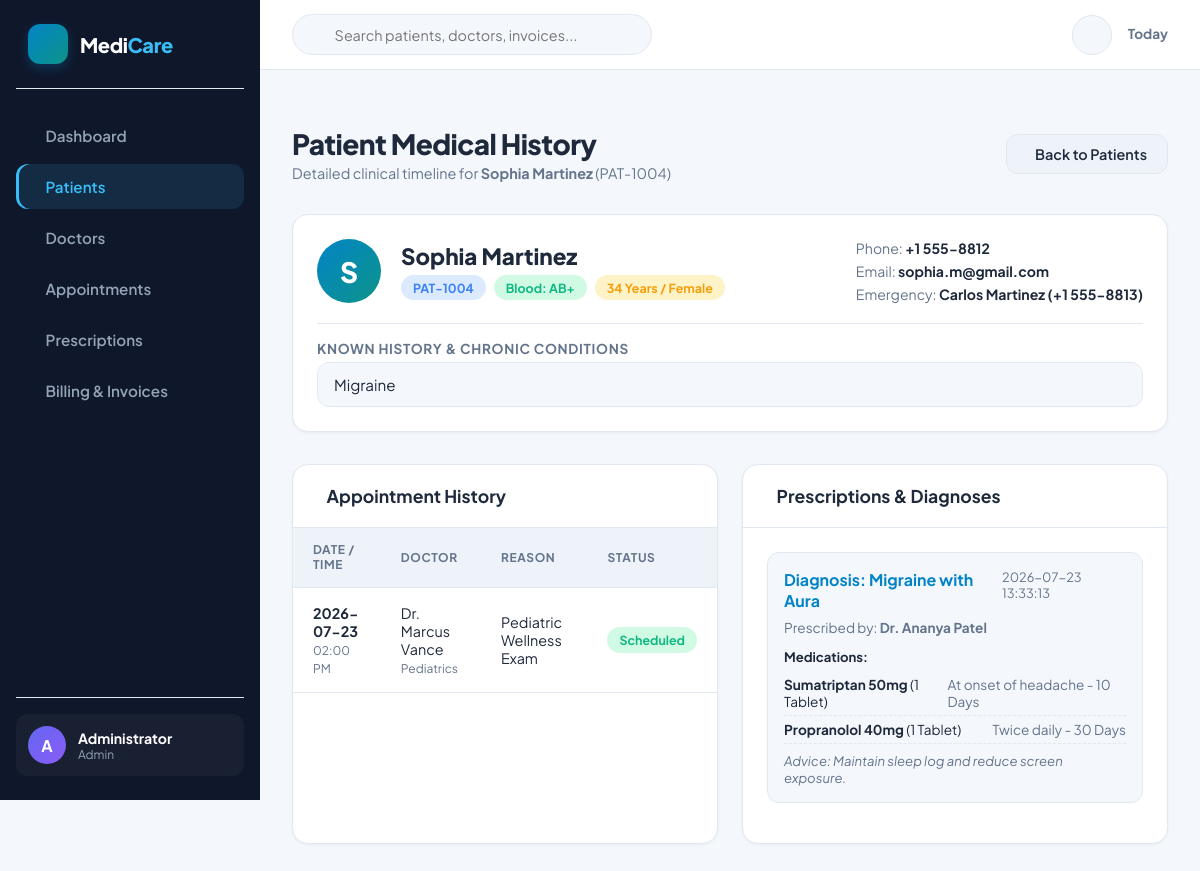
/patients/history/4 (signed in), run on the app's committed database.
### tables this page shows
CREATE TABLE patients (
            id INTEGER PRIMARY KEY AUTOINCREMENT,
            patient_code TEXT UNIQUE NOT NULL,
            name TEXT NOT NULL,
            age INTEGER NOT NULL,
            gender TEXT NOT NULL,
            blood_group TEXT,
            phone TEXT NOT NULL,
            email TEXT,
            address TEXT,
            emergency_contact TEXT,
            medical_history TEXT,
            created_at TIMESTAMP DEFAULT CURRENT_TIMESTAMP
        );

CREATE TABLE appointments (
            id INTEGER PRIMARY KEY AUTOINCREMENT,
            appointment_code TEXT UNIQUE NOT NULL,
            patient_id INTEGER NOT NULL,
            doctor_id INTEGER NOT NULL,
            appointment_date TEXT NOT NULL,
            appointment_time TEXT NOT NULL,
            reason TEXT,
            status TEXT DEFAULT 'Scheduled', -- Scheduled, In Progress, Completed, Cancelled
            notes TEXT,
            created_at TIMESTAMP DEFAULT CURRENT_TIMESTAMP,
            FOREIGN KEY (patient_id) REFERENCES patients (id),
            FOREIGN KEY (doctor_id) REFERENCES doctors (id)
        );

CREATE TABLE doctors (
            id INTEGER PRIMARY KEY AUTOINCREMENT,
            doctor_code TEXT UNIQUE NOT NULL,
            name TEXT NOT NULL,
            specialization TEXT NOT NULL,
            qualification TEXT NOT NULL,
            phone TEXT NOT NULL,
            email TEXT,
            experience_years INTEGER NOT NULL,
            consultation_fee REAL NOT NULL,
            availability TEXT NOT NULL,
            status TEXT DEFAULT 'Active' -- Active, On Leave
        );

CREATE TABLE prescriptions (
            id INTEGER PRIMARY KEY AUTOINCREMENT,
            appointment_id INTEGER,
            patient_id INTEGER NOT NULL,
            doctor_id INTEGER NOT NULL,
            diagnosis TEXT NOT NULL,
            medicines_json TEXT NOT NULL, -- JSON string of [{name, dosage, frequency, duration}]
            advice TEXT,
            created_at TIMESTAMP DEFAULT CURRENT_TIMESTAMP,
            FOREIGN KEY (patient_id) REFERENCES patients (id),
            FOREIGN KEY (doctor_id) REFERENCES doctors (id)
        );

### app.py (the view)
@app.route('/patients/history/<int:patient_id>')
@login_required
def patient_history(patient_id):
    conn = get_db()
    cursor = conn.cursor()
    cursor.execute('SELECT * FROM patients WHERE id = ?', (patient_id,))
    patient = cursor.fetchone()
    if not patient:
        flash('Patient not found.', 'danger')
        return redirect(url_for('patients'))
    cursor.execute('''
        SELECT a.*, d.name as doctor_name, d.specialization
        FROM appointments a
        JOIN doctors d ON a.doctor_id = d.id
        WHERE a.patient_id = ?
        ORDER BY a.appointment_date DESC
    ''', (patient_id,))
    appointments = cursor.fetchall()
    cursor.execute('''
        SELECT pr.*, d.name as doctor_name
        FROM prescriptions pr
        JOIN doctors d ON pr.doctor_id = d.id
        WHERE pr.patient_id = ?
        ORDER BY pr.id DESC
    ''', (patient_id,))
    prescriptions_raw = cursor.fetchall()
    prescriptions = []
    for pr in prescriptions_raw:
        pr_dict = dict(pr)
        try:
            pr_dict['medicines'] = json.loads(pr_dict['medicines_json'])
        except Exception:
            pr_dict['medicines'] = []
        prescriptions.append(pr_dict)
    cursor.execute('SELECT * FROM bills WHERE patient_id = ? ORDER BY id DESC', (patient_id,))
    bills = cursor.fetchall()
    conn.close()
    return render_template('patient_history.html', patient=patient, appointments=appointments, prescriptions=prescriptions, bills=bills)

### app.py (called while the page is built)
def login_required(f):
    @wraps(f)
    def decorated_function(*args, **kwargs):
        if 'user_id' not in session:
            flash('Please log in to access this page.', 'warning')
            return redirect(url_for('login'))
        return f(*args, **kwargs)
    return decorated_function

@app.context_processor
def inject_user():
    return {
        'current_user': {
            'name': session.get('user_name', 'Guest'),
            'username': session.get('username', ''),
            'role': session.get('user_role', 'guest')
        }
    }

### database.py (called while the page is built)
def get_db():
    conn = sqlite3.connect(DB_PATH)
    conn.row_factory = sqlite3.Row
    return conn

### templates/patient_history.html (shortened to what this page needs)
{% extends "base.html" %}
{% block content %}
<div class="page-header">
    <div>
        <h1 class="page-title">Patient Medical History</h1>
        <p class="page-subtitle">Detailed clinical timeline for <strong>{{ patient.name }}</strong> ({{ patient.patient_code }})</p>
    </div>
    <a href="{{ url_for('patients') }}" class="btn btn-secondary"> Back to Patients</a>
</div>
<div class="card" style="margin-bottom: 2rem;">
    <div class="card-body">
        <div style="display: flex; flex-wrap: wrap; align-items: center; justify-content: space-between; gap: 1.5rem;">
            <div style="display: flex; align-items: center; gap: 1.25rem;">
                <div style="width: 64px; height: 64px; background: linear-gradient(135deg, #0284c7, #0d9488); border-radius: var(--radius-full); display: flex; align-items: center; justify-content: center; color: #fff; font-size: 1.75rem; font-weight: 800;">
                    {{ patient.name[0] }}
                </div>
                <div>
                    <h2 style="font-size: 1.4rem; font-weight: 800; color: var(--text-main);">{{ patient.name }}</h2>
                    <div style="display: flex; gap: 0.5rem; margin-top: 0.3rem;">
                        <span class="badge badge-info">{{ patient.patient_code }}</span>
                        <span class="badge badge-success">Blood: {{ patient.blood_group }}</span>
                        <span class="badge badge-warning">{{ patient.age }} Years / {{ patient.gender }}</span>
                    </div>
                </div>
            </div>
            <div style="display: flex; flex-direction: column; gap: 0.3rem; font-size: 0.88rem; color: var(--text-muted);">
                <div> Phone: <strong style="color: var(--text-main);">{{ patient.phone }}</strong></div>
                <div> Email: <strong style="color: var(--text-main);">{{ patient.email or 'N/A' }}</strong></div>
                <div> Emergency: <strong style="color: var(--text-main);">{{ patient.emergency_contact }}</strong></div>
            </div>
        </div>
        {% if patient.medical_history %}
        <div style="margin-top: 1.25rem; padding-top: 1rem; border-top: 1px solid var(--border-color);">
            <div style="font-size: 0.85rem; font-weight: 700; color: var(--text-muted); text-transform: uppercase; letter-spacing: 0.05em; margin-bottom: 0.3rem;">Known History & Chronic Conditions</div>
            <div style="font-size: 0.95rem; color: var(--text-main); background: var(--bg-primary); padding: 0.75rem 1rem; border-radius: var(--radius-md); border: 1px solid var(--border-color);">
                {{ patient.medical_history }}
            </div>
        </div>
        {% endif %}
    </div>
</div>
<div style="display: grid; grid-template-columns: repeat(auto-fit, minmax(300px, 1fr)); gap: 1.5rem;">
    <div class="card">
        <div class="card-header">
            <h3 class="card-title"> Appointment History</h3>
        </div>
        <div class="card-body" style="padding: 0;">
            <div class="table-responsive">
                <table class="custom-table">
                    <thead>
                        <tr>
                            <th>Date / Time</th>
                            <th>Doctor</th>
                            <th>Reason</th>
                            <th>Status</th>
                        </tr>
                    </thead>
                    <tbody>
                        {% for appt in appointments %}
                        <tr>
                            <td><strong>{{ appt.appointment_date }}</strong><br><small style="color: var(--text-muted);">{{ appt.appointment_time }}</small></td>
                            <td>{{ appt.doctor_name }}<br><small style="color: var(--text-muted);">{{ appt.specialization }}</small></td>
                            <td>{{ appt.reason }}</td>
                            <td><span class="badge badge-success">{{ appt.status }}</span></td>
                        </tr>
                        {% else %}
                        <tr><td colspan="4" style="text-align: center; color: var(--text-muted); padding: 1.5rem;">No appointments recorded.</td></tr>
                        {% endfor %}
                    </tbody>
                </table>
            </div>
        </div>
    </div>
    <div class="card">
        <div class="card-header">
            <h3 class="card-title"> Prescriptions & Diagnoses</h3>
        </div>
        <div class="card-body">
            {% for pr in prescriptions %}
            <div style="background: var(--bg-primary); border: 1px solid var(--border-color); border-radius: var(--radius-md); padding: 1rem; margin-bottom: 1rem;">
                <div style="display: flex; justify-content: space-between; margin-bottom: 0.5rem;">
                    <div style="font-weight: 700; color: var(--brand-primary);">Diagnosis: {{ pr.diagnosis }}</div>
                    <div style="font-size: 0.8rem; color: var(--text-muted);">{{ pr.created_at }}</div>
                </div>
                <div style="font-size: 0.85rem; color: var(--text-muted); margin-bottom: 0.75rem;">Prescribed by: <strong>{{ pr.doctor_name }}</strong></div>
                <div style="font-size: 0.82rem; font-weight: 700; margin-bottom: 0.4rem; color: var(--text-main);">Medications:</div>
                <ul style="list-style: none; padding-left: 0; font-size: 0.85rem;">
                    {% for med in pr.medicines %}
                    <li style="padding: 0.3rem 0; border-bottom: 1px dashed var(--border-color); display: flex; justify-content: space-between;">
                        <span><strong>{{ med.name }}</strong> ({{ med.dosage }})</span>
                        <span style="color: var(--text-muted);">{{ med.frequency }} - {{ med.duration }}</span>
                    </li>
                    {% endfor %}
                </ul>
                {% if pr.advice %}
                <div style="margin-top: 0.5rem; font-size: 0.82rem; color: var(--text-muted); font-style: italic;">
                    Advice: {{ pr.advice }}
                </div>
                {% endif %}
            </div>
            {% else %}
            <div style="text-align: center; color: var(--text-muted); padding: 1.5rem;">No prescription records found for this patient.</div>
            {% endfor %}
        </div>
    </div>
</div>
{% endblock %}

### static/css/style.css (style rules this page uses)
:root { --bg-primary: #f4f7fc; --bg-secondary: #ffffff; --bg-tertiary: #eef2f9; --card-bg: #ffffff; --text-main: #1e293b; --text-muted: #64748b; --text-white: #ffffff; --brand-primary: #0284c7; --brand-primary-hover: #0369a1; --brand-secondary: #0d9488; --brand-accent: #6366f1; --status-success: #10b981; --status-success-bg: #d1fae5; --status-warning: #f59e0b; --status-warning-bg: #fef3c7; --status-danger: #ef4444; --status-danger-bg: #fee2e2; --status-info: #3b82f6; --status-info-bg: #dbeafe; --border-color: #e2e8f0; --border-hover: #cbd5e1; --sidebar-bg: #0f172a; --sidebar-text: #94a3b8; --sidebar-active-bg: rgba(56, 189, 248, 0.12); --sidebar-active-text: #38bdf8; --shadow-sm: 0 1px 3px rgba(0, 0, 0, 0.05); --shadow-md: 0 4px 12px rgba(0, 0, 0, 0.06); --shadow-lg: 0 10px 25px rgba(0, 0, 0, 0.1); --radius-sm: 8px; --radius-md: 12px; --radius-lg: 16px; --radius-full: 9999px; --transition: all 0.25s cubic-bezier(0.4, 0, 0.2, 1); }
* { margin: 0; padding: 0; box-sizing: border-box; font-family: 'Plus Jakarta Sans', system-ui, -apple-system, sans-serif; }
body { background-color: var(--bg-primary); color: var(--text-main); display: flex; min-height: 100vh; overflow-x: hidden; transition: background-color 0.3s ease, color 0.3s ease; }
.page-header { display: flex; align-items: center; justify-content: space-between; margin-bottom: 2rem; }
.page-title { font-size: 1.75rem; font-weight: 800; color: var(--text-main); letter-spacing: -0.02em; }
.page-subtitle { font-size: 0.9rem; color: var(--text-muted); margin-top: 0.2rem; }
.btn { display: inline-flex; align-items: center; gap: 0.5rem; padding: 0.65rem 1.25rem; font-size: 0.9rem; font-weight: 600; border-radius: var(--radius-md); border: none; cursor: pointer; transition: var(--transition); text-decoration: none; }
.btn-secondary { background-color: var(--bg-tertiary); color: var(--text-main); border: 1px solid var(--border-color); }
.badge { display: inline-flex; align-items: center; gap: 0.35rem; padding: 0.3rem 0.75rem; border-radius: var(--radius-full); font-size: 0.78rem; font-weight: 700; text-transform: capitalize; }
.badge-success { background-color: var(--status-success-bg); color: var(--status-success); }
.badge-warning { background-color: var(--status-warning-bg); color: var(--status-warning); }
.badge-info { background-color: var(--status-info-bg); color: var(--status-info); }
.card { background-color: var(--card-bg); border: 1px solid var(--border-color); border-radius: var(--radius-lg); box-shadow: var(--shadow-sm); overflow: hidden; margin-bottom: 2rem; }
.card-header { padding: 1.25rem 1.5rem; border-bottom: 1px solid var(--border-color); display: flex; align-items: center; justify-content: space-between; }
.card-title { font-size: 1.1rem; font-weight: 700; color: var(--text-main); display: flex; align-items: center; gap: 0.6rem; }
.card-body { padding: 1.5rem; }
.table-responsive { width: 100%; overflow-x: auto; }
.custom-table { width: 100%; border-collapse: collapse; text-align: left; font-size: 0.9rem; }
.custom-table th { background-color: var(--bg-tertiary); color: var(--text-muted); font-weight: 700; padding: 0.9rem 1.25rem; border-bottom: 1px solid var(--border-color); text-transform: uppercase; font-size: 0.75rem; letter-spacing: 0.05em; }
.custom-table td { padding: 1rem 1.25rem; border-bottom: 1px solid var(--border-color); color: var(--text-main); vertical-align: middle; }
.custom-table tbody tr { transition: var(--transition); }

### data on the page
patients: name "Sophia Martinez", patient_code "PAT-1004", name "S", blood_group "AB+", age "34", gender "Female", phone "+1 555-8812", email "sophia.m@gmail.com", emergency_contact "Carlos Martinez (+1 555-8813)", medical_history "Migraine"
appointments: appointment_date "2026-07-23", appointment_time "02:00 PM", doctor_name "Dr. Marcus Vance", specialization "Pediatrics", reason "Pediatric Wellness Exam", status "Scheduled"
prescriptions: diagnosis "Migraine with Aura", created_at "2026-07-23 13:33:13", doctor_name "Dr. Ananya Patel", name "Sumatriptan 50mg" "Propranolol 40mg", dosage "1 Tablet" "1 Tablet", frequency "At onset of headache" "Twice daily", duration "10 Days" "30 Days", advice "Maintain sleep log and reduce screen exposure."

### other printed values
{{ current_user.name[0] | upper }} "A"
{{ current_user.name }} "Administrator"
{{ current_user.role }} "Admin"
{{ now.strftime('%b %d, %Y') if now else 'Today' }} "Today"
